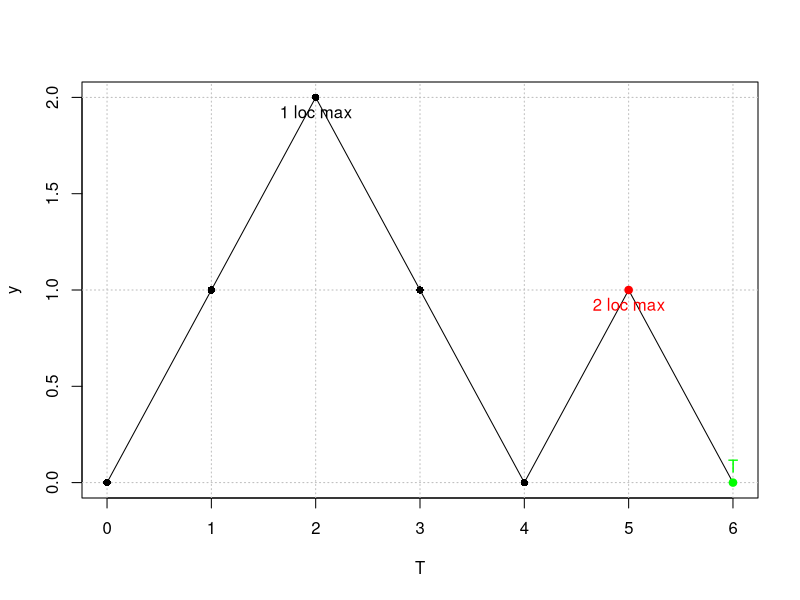

The R source for this figure:
## ---- chunk 1
xx <- c(0, 1, 2, 3, 4, 5, 6)
yy <- c(0, 1, 2, 1, 0, 1, 0)
plot(xx, yy, type = 'l', xlab = "T", ylab = "y", xaxt = "l", yaxt = "l")
abline(h = 0:2, v = 0:6, lty = 3, col = "gray")
points(c(0,1,2,3,4), c(0,1,2,1,0), pch = 16 )
points(5,1, pch = 19, col = "red")
points(6,0, pch = 19, col = "green")
text(6,0, labels = "T", col = "green", pos = 3)
text(2,2, labels = "1 loc max", pos = 1)
text(5,1, labels = "2 loc max", pos = 1, col = "red")

